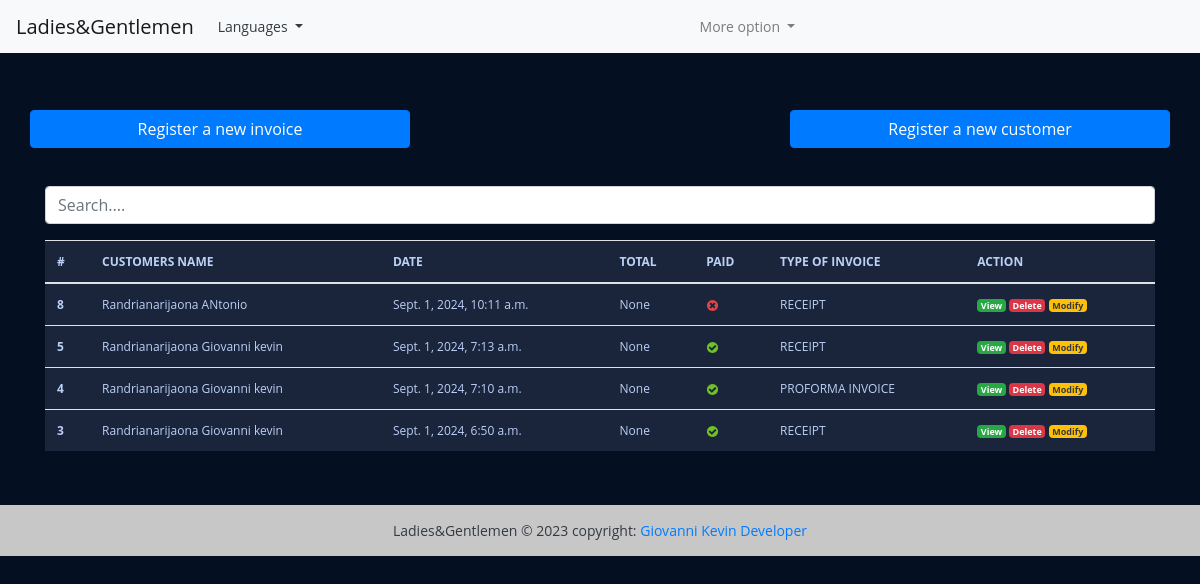
The page /?page=2 (signed in) on the database as committed earlier.
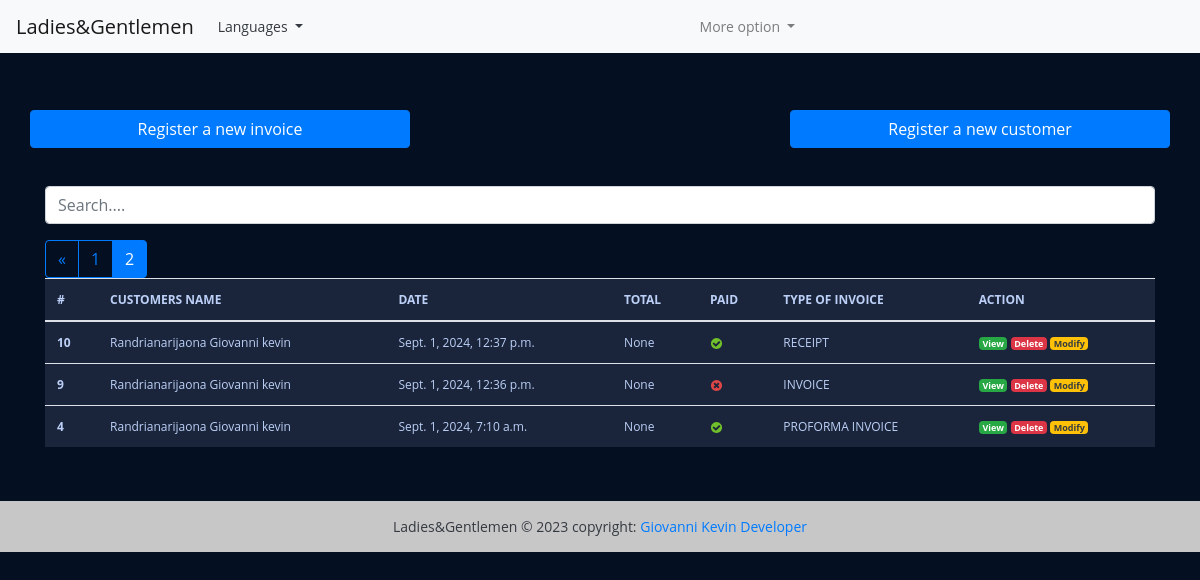
The same page on the database as committed later.
### Facture_Ladies/models.py (models this page shows, shortened)
class Invoice(models.Model):
    INVOICE_TYPE = (
        ('R', 'RECEIPT'),
        ('P', 'PROFORMA INVOICE'),
        ('I', 'INVOICE')
    )
    customer = models.ForeignKey(Customer, on_delete=models.PROTECT)
    save_by = models.ForeignKey(User, on_delete=models.PROTECT)
    invoice_date_time = models.DateTimeField(auto_now_add=True)
    total = models.DecimalField(max_digits=10000, decimal_places=2)
    last_updated_date = models.DateTimeField(null=True, blank=True)
    paid = models.BooleanField(default=False)
    invoice_type = models.CharField(max_length=60, choices=INVOICE_TYPE)
    comments = models.TextField(null=True, max_length=1000, blank=True)
    class Meta :
        verbose_name = "Invoice"
        verbose_name_plural = "Invoices"
    @property
    def get_total(self):
        articles = self.article_set.all()
        total = sum(article.get_total for article in articles)

class Customer(models.Model):
    SEX_TYPES = (
        ('M', 'Masculin'),
        ('F', 'Feminin'),
    )
    name = models.CharField(max_length=132)
    email = models.EmailField()
    phone = models.CharField(max_length=132)
    address = models.CharField(max_length=64)
    sex = models.CharField(max_length=1 , choices=SEX_TYPES)
    age = models.CharField(max_length=12)
    city = models.CharField(max_length=32)
    zip_code = models.CharField(max_length=16)
    created_date = models.DateTimeField(auto_now_add=True)
    save_by = models.ForeignKey(User, on_delete=models.PROTECT)
    class Meta:
        verbose_name = "Customer"
        verbose_name_plural = "Customers"

class Article(models.Model):
    invoice = models.ForeignKey(Invoice, on_delete=models.CASCADE)
    name = models.CharField(max_length=32)
    quantity = models.IntegerField()
    unit_price = models.DecimalField(max_digits=1000, decimal_places=2)
    total = models.DecimalField(max_digits=1000, decimal_places=2)
    class Meta:
        verbose_name= 'Article'
        verbose_name_plural = "Articles"
    @property
    def get_total(self):
        total = self.quantity * self.unit_price
        return total

### Facture_Ladies/views.py (the view, shortened to what this page needs)
# urls.py: path('', views.HomeView.as_view(), name='home'),
class HomeView(LoginRequiredSuperuserMixim, View):
    templates_name = 'index.html'
    invoices = Invoice.objects.select_related('customer', 'save_by').all().order_by('-invoice_date_time')
    context = {
        'invoices': invoices
    }
    def get(self, request, *args, **kwags):
        items = pagination(request, self.invoices)
        self.context['invoices'] = items
        return render(request, self.templates_name, self.context)

### Facture_Ladies/utils.py (called while the page is built)
def pagination(request, invoices):
        default_page = 1
        page = request.GET.get('page', default_page)
        items_per_page = 5
        paginator = Paginator(invoices, items_per_page)
        try:
            items_page = paginator.page(page)
        except PageNotAnInteger:
            items_page = paginator.page(default_page)
        except EmptyPage:
            items_page = paginator.page(paginator.num_pages)
        return items_page

### templates/index.html (shortened to what this page needs)
{% extends "base.html" %}
{% load static %}
{% load i18n %}
{% block content %}
<br><br>
<div class="row">
   <a href="{% url 'add-invoice' %}" class="btn col-md-4 btn-primary">
      {% trans 'Register a new invoice' %}
   </a>
   <a href='#' class="col-md-4">
   </a>
   <a href="{% url 'add-customer' %}" class="btn col-md-4 btn-primary">
       {% trans ' Register a new customer' %}
   </a>
</div>
<br> <br>
<div class="form-group ">
   <input id="search" class="form-control" type="text" placeholder="Search....">
</div>
<div>
   <table class="table table-striped-columns">
      <thead>
         <tr>
            <th scope="col">#</th>
            <th scope="col">CUSTOMERS NAME</th>
            <th scope="col">DATE</th>
            <th scope="col">TOTAL</th>
            <th scope="col">PAID</th>
            <th scope="col">TYPE OF INVOICE</th>
            <th scope="col">ACTION</th>
         </tr>
      </thead>
      <tbody id="myTable">
         {% if invoices %}
         {% for facture in invoices %}
         <tr>
            <th scope="row">{{ facture.pk }}</th>
            <td>{{facture.customer.name}}</td>
            <td>{{facture.invoice_date_time}}</td>
            <td>{{ facture.get_total }}</td>
            <td>
               {% if facture.paid %}
               <img src="{% static 'images/icon-yes.svg' %}" alt="True">
               {% else %}
               <img src="{% static 'images/icon-no.svg' %}" alt="False">
               {% endif %}
            </td>
            <td>{{facture.get_invoice_type_display }}</td>
            <td>
               <a href="{% url 'view-invoice' pk=facture.pk %}" title="Detail" class="badge text-white bg-success">{% trans 'View' %}</a>
               <button id="btn-invoice-sup" type="button" data-toggle="modal" data-target="#supprimer"
                  class="badge text-white bg-danger" title="Supprimer" data-id="{{ facture.pk }}"
                  data-customer="{{facture.customer.name}}">{% trans 'Delete' %}
               </button>
               <button id="btn-invoice-mod" type="button" data-toggle="modal" title="Modifier" data-target="#modifier"
                  data-id="{{facture.pk}}" data-customer="{{facture.customer.name}}"
                  class="badge text-dark bg-warning"> {% trans 'Modify'  %}
               </button>
            </td>
         </tr>
         {% endfor %}
         {% if invoices.has_other_pages %}
         <div class="btn-group" role="group" aria-label="Item pagination">
            {% if invoices.has_previous %}
            <a href="?page={{ invoices.previous_page_number }}" class="btn btn-outline-primary">&laquo;</a>
            {% endif %}
            {% for page_number in invoices.paginator.page_range %}
               {% if invoices.number == page_number %}
                  <button class="btn btn-outline-primary active">
                     <span> {{page_number}} <span class="sr-only">(current)</span></span>
                  </button>
                  {% else %}
                     <a href="?page={{page_number}}" class="btn btn-outline-primary">
                        {{ page_number }}
                     </a>
               {% endif %}
            {% endfor %}
         </div>
         {% endif %}
         {% else %}
         <p class="text-center text-white">No invoice found.</p>
         {% endif %}
      </tbody>
   </table>
</div>
<br><br>
{% endblock %}

### templates/base.html (shortened to what this page needs)
<!DOCTYPE html>
{% load static %}
{% load i18n %}
<html lang="en">
<head>
  <link rel="stylesheet" href="https://cdn.jsdelivr.net/npm/bootstrap@4.6.2/dist/css/bootstrap.min.css"
>
  <link rel="stylesheet" href="{% static 'style.css' %}">
</head>
<body>
  {% get_available_languages as LANGUAGES %}
  {% get_language_info_list for LANGUAGES as languages %}
  <header>
    <nav class="navbar navbar-expand-lg navbar-light bg-light">
      <a class="navbar-brand" href="/">Ladies&Gentlemen</a>
      <div class="collapse navbar-collapse" id="navbarSupportedContent">
        <ul class="navbar-nav mr-auto">
          <div class="nav-item dropdown">
            <a class="nav-link text-dark dropdown-toggle" href="#" id="navbarDropdown" role="button"
              data-toggle="dropdown" aria-haspopup="true" aria-expanded="false">
              Languages
            </a>
          </div>
        </ul>
      </div>
      <div class="collapse navbar-collapse" id="navbarSupportedContent">
        <ul class="navbar-nav mr-auto">
          <li class="nav-item dropdown">
            <a class="nav-link dropdown-toggle" href="#" role="button" data-toggle="dropdown" aria-expanded="false">
              More option
            </a>
          </li>
        </ul>
      </div>
    </nav>
  </header>
  <div class="container">
    <div class="wrapper">
      <br>
    </div>
  </div>
  <div class="container">
    {% block content %}
    {% endblock content %}
  </div>
  <footer class="bg-light text-center text-dark">
    <div class="text-center p-3" style="background-color: rgba(0, 0, 0, 0.2);">
      Ladies&Gentlemen © 2023 copyright:
      <a href="https://www.linkedin.com/in/giovanni-kevin-204422300/"> Giovanni Kevin Developer</a>
    </div>
  </footer>
</body>
</html>

### static/style.css (style rules this page uses)
body { margin: 0; padding: 0; font: 400 .875rem 'Open Sans', sans-serif; color: #bcd0f7; background: rgb(4,16,33); position: relative; height: 100%; }
.badge { border: none; }
.table { background: #1a243a; color: #bcd0f7; font-size: .75rem; }

Rows that differ between the two databases and show on the page:
removed Invoice: pk "8", customer.name "Randrianarijaona ANtonio", invoice_date_time "Sept. 1, 2024, 10:11 a.m.", get_total "None", paid False (drawn), invoice_type "RECEIPT"
removed Invoice: pk "5", customer.name "Randrianarijaona Giovanni kevin", invoice_date_time "Sept. 1, 2024, 7:13 a.m.", get_total "None", paid True (drawn), invoice_type "RECEIPT"
removed Invoice: pk "3", customer.name "Randrianarijaona Giovanni kevin", invoice_date_time "Sept. 1, 2024, 6:50 a.m.", get_total "None", paid True (drawn), invoice_type "RECEIPT"
added Invoice: pk "10", customer.name "Randrianarijaona Giovanni kevin", invoice_date_time "Sept. 1, 2024, 12:37 p.m.", get_total "None", paid True (drawn), invoice_type "RECEIPT"
added Invoice: pk "9", customer.name "Randrianarijaona Giovanni kevin", invoice_date_time "Sept. 1, 2024, 12:36 p.m.", get_total "None", paid False (drawn), invoice_type "INVOICE"
Other text that changed with them:
new list line: "1"
new list line: "2"
